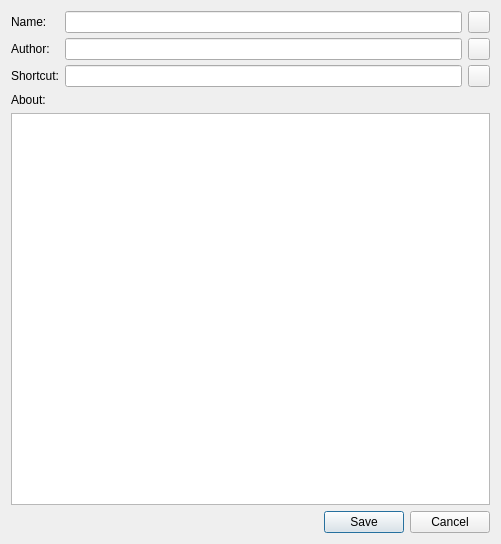
<?xml version="1.0" encoding="UTF-8"?>
<ui version="4.0">
 <class>Dialog</class>
 <widget class="QDialog" name="Dialog">
  <property name="geometry">
   <rect>
    <x>0</x>
    <y>0</y>
    <width>501</width>
    <height>544</height>
   </rect>
  </property>
  <property name="windowTitle">
   <string>Dialog</string>
  </property>
  <layout class="QGridLayout" name="gridLayout">
   <item row="0" column="0">
    <layout class="QVBoxLayout" name="verticalLayout" stretch="0,0,0,0">
     <item>
      <layout class="QVBoxLayout" name="verticalLayout_7">
       <item>
        <layout class="QHBoxLayout" name="horizontalLayout">
         <item>
          <layout class="QVBoxLayout" name="verticalLayout_3">
           <property name="spacing">
            <number>5</number>
           </property>
           <property name="bottomMargin">
            <number>0</number>
           </property>
           <item>
            <widget class="QLabel" name="name">
             <property name="text">
              <string>Name:</string>
             </property>
            </widget>
           </item>
           <item>
            <widget class="QLabel" name="label_2">
             <property name="text">
              <string>Author:</string>
             </property>
            </widget>
           </item>
           <item>
            <widget class="QLabel" name="Shortcut">
             <property name="text">
              <string>Shortcut:</string>
             </property>
            </widget>
           </item>
          </layout>
         </item>
         <item>
          <layout class="QVBoxLayout" name="verticalLayout_4">
           <property name="spacing">
            <number>5</number>
           </property>
           <item>
            <widget class="QLineEdit" name="name_edit">
             <property name="maxLength">
              <number>300</number>
             </property>
            </widget>
           </item>
           <item>
            <widget class="QLineEdit" name="author_edit"/>
           </item>
           <item>
            <widget class="QLineEdit" name="shortcut_edit">
             <property name="maxLength">
              <number>300</number>
             </property>
            </widget>
           </item>
           <item>
            <layout class="QHBoxLayout" name="horizontalLayout_2"/>
           </item>
          </layout>
         </item>
         <item>
          <layout class="QVBoxLayout" name="verticalLayout_5">
           <property name="spacing">
            <number>5</number>
           </property>
           <item>
            <widget class="QPushButton" name="name_undo_icon">
             <property name="maximumSize">
              <size>
               <width>22</width>
               <height>22</height>
              </size>
             </property>
             <property name="text">
              <string/>
             </property>
            </widget>
           </item>
           <item>
            <widget class="QPushButton" name="author_undo_icon">
             <property name="maximumSize">
              <size>
               <width>22</width>
               <height>22</height>
              </size>
             </property>
             <property name="text">
              <string/>
             </property>
            </widget>
           </item>
           <item>
            <widget class="QPushButton" name="shortcut_undo_icon">
             <property name="maximumSize">
              <size>
               <width>22</width>
               <height>22</height>
              </size>
             </property>
             <property name="text">
              <string/>
             </property>
            </widget>
           </item>
          </layout>
         </item>
        </layout>
       </item>
      </layout>
     </item>
     <item>
      <widget class="QLabel" name="label">
       <property name="text">
        <string>About:</string>
       </property>
      </widget>
     </item>
     <item>
      <widget class="QTextEdit" name="about_edit">
       <property name="tabChangesFocus">
        <bool>true</bool>
       </property>
      </widget>
     </item>
     <item>
      <widget class="QDialogButtonBox" name="button_box">
       <property name="standardButtons">
        <set>QDialogButtonBox::Cancel|QDialogButtonBox::Save</set>
       </property>
       <property name="centerButtons">
        <bool>false</bool>
       </property>
      </widget>
     </item>
    </layout>
   </item>
  </layout>
 </widget>
 <resources/>
 <connections>
  <connection>
   <sender>button_box</sender>
   <signal>accepted()</signal>
   <receiver>Dialog</receiver>
   <slot>accept()</slot>
   <hints>
    <hint type="sourcelabel">
     <x>250</x>
     <y>525</y>
    </hint>
    <hint type="destinationlabel">
     <x>1</x>
     <y>447</y>
    </hint>
   </hints>
  </connection>
  <connection>
   <sender>button_box</sender>
   <signal>rejected()</signal>
   <receiver>Dialog</receiver>
   <slot>reject()</slot>
   <hints>
    <hint type="sourcelabel">
     <x>452</x>
     <y>524</y>
    </hint>
    <hint type="destinationlabel">
     <x>498</x>
     <y>121</y>
    </hint>
   </hints>
  </connection>
 </connections>
</ui>
